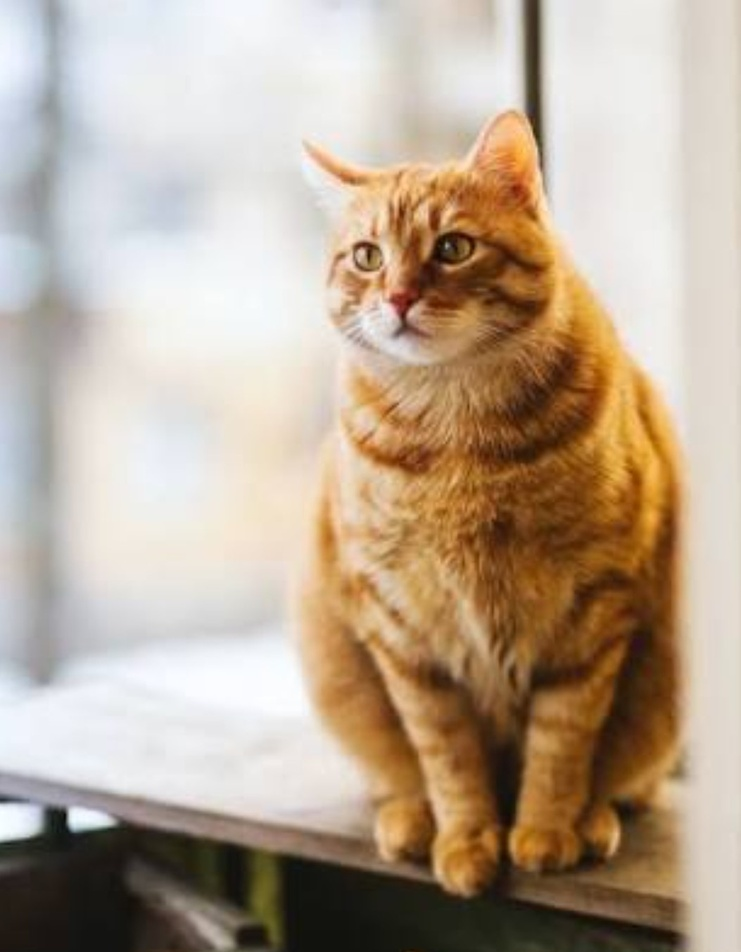
#> input picture Screenshot_2020-09-20-22-16-13-732_com.google.android.googlequicksearchbox.jpg, 741 x 952 px, shrunk from 1053 x 1353 before the run, found by its file name
$ jupyter execute 'CAT DETECTION OPENCV .ipynb'
#> lines starting #> are read from the running program, lines starting #| are printed output that depends on the picture; after the words box and inside, x2 and y2 are one past the last pixel; in counts of white or black regions, pixels touching at a corner belong together
[cell 1]
# import libraries
import cv2
import numpy as np
import matplotlib.pyplot as plt

[cell 2]
# before cat image mask detect
cat = cv2.imread('H:/data/Screenshot_2020-09-20-22-16-13-732_com.google.android.googlequicksearchbox.jpg')
#> cat is the input picture: shape (952, 741, 3); mean B, G, R 148.1, 167.1, 184.8
plt.figure(figsize = (20,100))
plt.imshow(cat,'BrBG')
plt.show()

[cell 3]
cattelCascade = cv2.CascadeClassifier("G:/anaconda/Lib/site-packages/cv2/data/haarcascade_frontalcatface.xml")
while True:
    img = cv2.imread('H:/data/Screenshot_2020-09-20-22-16-13-732_com.google.android.googlequicksearchbox.jpg')
    img = cv2.flip(img,2)
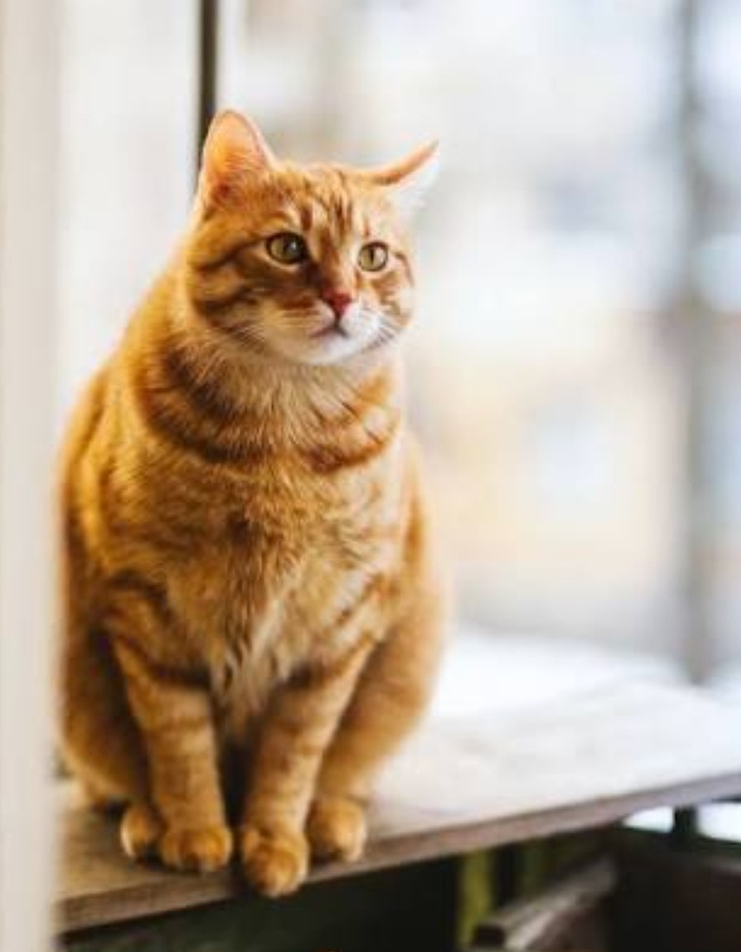
#> img: shape (952, 741, 3); mean B, G, R 148.1, 167.1, 184.8
    gray = cv2.cvtColor(img, cv2.COLOR_BGR2GRAY)
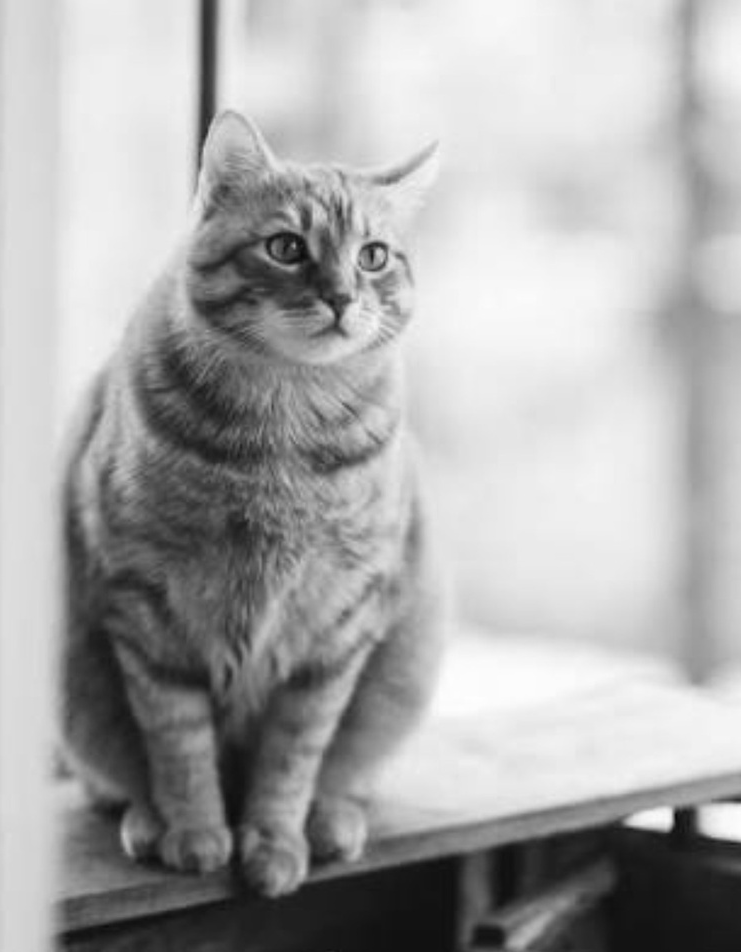
#> gray: shape (952, 741); min 9, max 254, mean 170.3
    faces = cattelCascade.detectMultiScale(
        gray,
        scaleFactor=1.2,
        minNeighbors=5,
        minSize=(20, 20)
    )
#> faces = [[237, 171, 197, 197]]
    for (x,y,w,h) in faces:
        cv2.rectangle(img,(x,y),(x+w,y+h),(0,255,0),2)
        roi_gray = gray[y:y+h, x:x+w]
        roi_color = img[y:y+h, x:x+w]
#> this loop made 1 pass
#> pass 1, `roi_gray = gray[y:y+h, x:x+w]`:
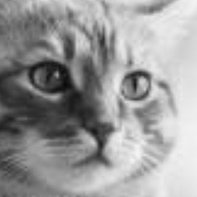
#> roi_gray: shape (197, 197); min 10, max 245, mean 153.2
#> pass 1, `roi_color = img[y:y+h, x:x+w]`:
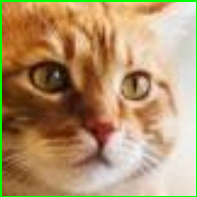
#> roi_color: shape (197, 197, 3); mean B, G, R 108.9, 148.5, 178
#> after the loop:
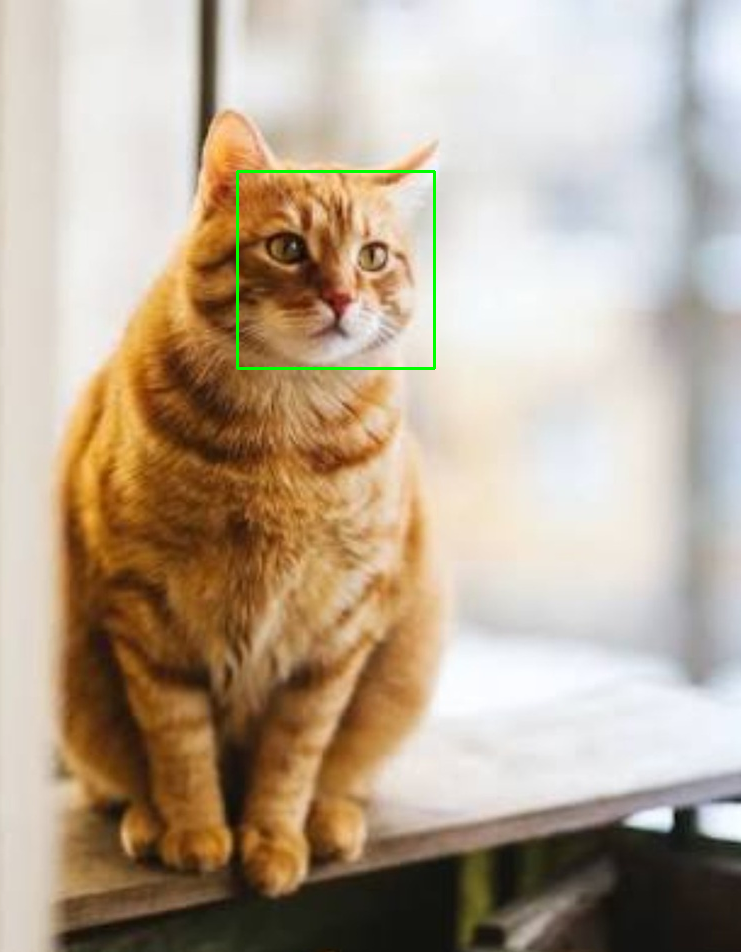
#> img: shape (952, 741, 3); 0.33% of pixels changed, all inside (x1, y1, x2, y2) = (236, 170, 436, 370)
    cv2.imshow('video',img)
    k = cv2.waitKey(30) & 0xff
#> (key Esc is pressed here)
    if k == 27: # press 'ESC' to quit
        break
cv2.destroyAllWindows()
